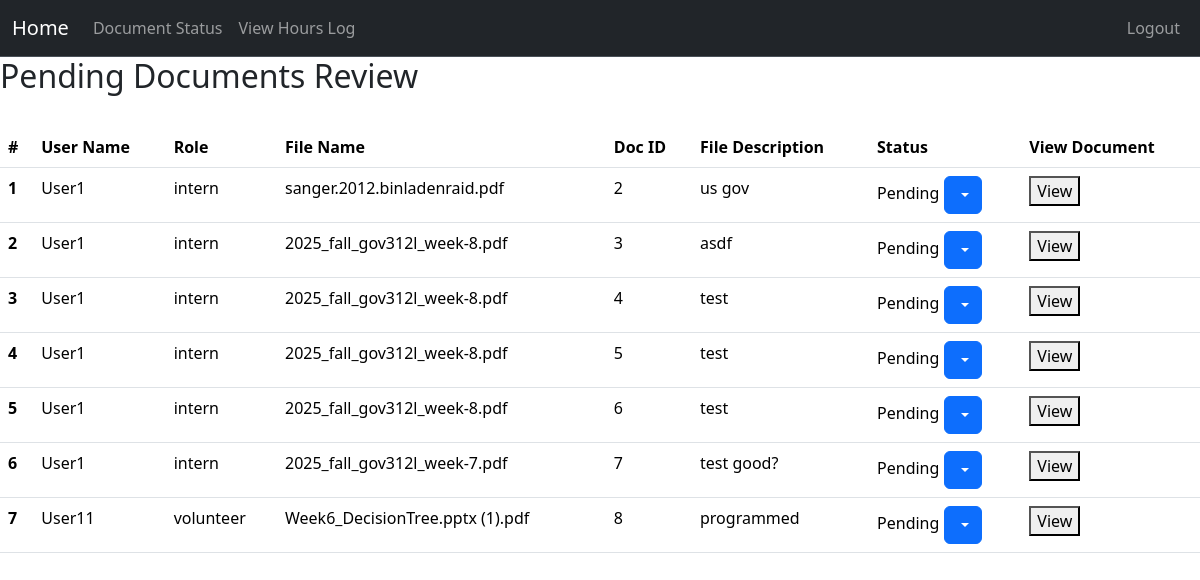
/pending/documents (signed in), run on an earlier commit of the app's database.
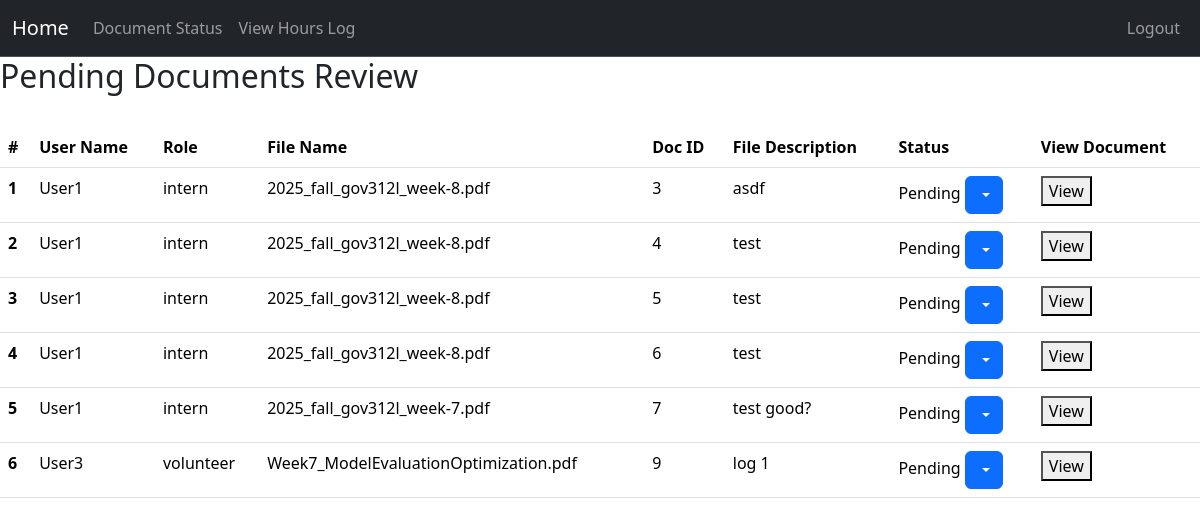
And on a later commit of the database.
### project/models.py (models this page shows, shortened)
class Document(db.Model):
    __tablename__ = 'documents'
    id: Mapped[int] = mapped_column(primary_key=True)
    filename: Mapped[str] = mapped_column()
    doctype: Mapped[str] = mapped_column()
    status: Mapped[str] = mapped_column(default=("Pending"))  # "pending", "approved", "denied"
    description: Mapped[str] = mapped_column(default="No description provided")
    user: Mapped["User"] = relationship("User", back_populates="documents")
    user_id: Mapped[int] = mapped_column(db.ForeignKey('users.id'), name="fk_documents_user_id")

class User(db.Model, UserMixin):
    __tablename__ = 'users'
    id: Mapped[int] = mapped_column(primary_key=True)
    name: Mapped[str] = mapped_column()
    email: Mapped[str] = mapped_column(unique=True)
    password_hash: Mapped[str] = mapped_column(db.String(128))
    role: Mapped[str] = mapped_column(default="user")  # "user", "volunteer", " intern", "board"
    hours: Mapped[List["Hours"]] = relationship("Hours", back_populates="user", cascade="all, delete-orphan")
    documents: Mapped[List["Document"]] = relationship("Document", back_populates="user", cascade="all, delete-orphan")

### app.py (the view)
@app.route('/pending/documents', methods=['GET'])
@login_required
@permission_required('board')
def pending_documents():
    users = User.query.all()  # Get all users
    return render_template('pending_documents.html', users= users)

### project/models.py (called while the page is built)
@login_manager.user_loader
def load_user(user_id):
    return User.query.get(user_id)

### project/templates/pending_documents.html (shortened to what this page needs)
{% extends "base.html" %}
{% block content %}
<h2>
    Pending Documents Review
</h2>
<br>
<table class="table table-hover">
    <thead class = "thead-light">
    <tr>
        <th scope="col">#</th>
        <th scope ="col">User Name</th>
        <th scope="col">Role</th>
        <th scope="col">File Name</th>
        <th scope="col">Doc ID</th>
        <th scope="col">File Description</th>
        <th scope="col">Status</th>
        <th scope="col">View Document</th>
    </tr>
    </thead>
<tbody>
{% set ns = namespace(log_num=0) %}
{% for user in users %}
    {% for doc in user.documents %}
        {% if doc.status == "Pending" %}
            {% set ns.log_num = ns.log_num + 1 %}
            <tr>
                <th scope="row">{{ns.log_num}}</th>
                <td>{{user.name}}</td>
                <td>{{user.role}}</td>
                <td>{{doc.filename}}</td>
                <td>{{doc.id}}</td>
                <td>{{doc.description}}</td>
                <td>{{doc.status}}
                        <div class="btn-group" role="group">
                            <button id="btnGroupDrop1" type="button" class="btn btn-primary dropdown-toggle" data-bs-toggle="dropdown" aria-expanded="false">
                            </button>
                        </div>
                    </td>
                <td>
                    <form action="{{ url_for('view_pdf', doc_id=doc.id) }}" method="get" style="display:inline;">
                        <button type="submit">View</button>
                    </form>
                </td>
            </tr>
        {% endif %}
    {% endfor %}
{% endfor %}
</tbody>
</table>
{% endblock %}

What changed in the data, as far as the page shows it:
no longer on this page (row unchanged): User: name "User11", role "volunteer"
no longer on this page (row edited): Document: log_num "7", filename "Week6_DecisionTree.pptx (1).pdf", id "8", description "programmed", status "Pending"
changed User "User1": loses Document (log_num "1", {{ user.name }} "User1", {{ user.role }} "intern", filename "sanger.2012.binladenraid.pdf", id "2", description "us gov", status "Pending")
computed for Document "asdf": log_num "2" → "1"
computed for Document id 4: log_num "3" → "2"
computed for Document id 5: log_num "4" → "3"
computed for Document id 6: log_num "5" → "4"
computed for Document "2025_fall_gov312l_week-7.pdf": log_num "6" → "5"
now on this page (row edited): User: name "User3", role "volunteer"
added Document: log_num "6", filename "Week7_ModelEvaluationOptimization.pdf", id "9", description "log 1", status "Pending"
